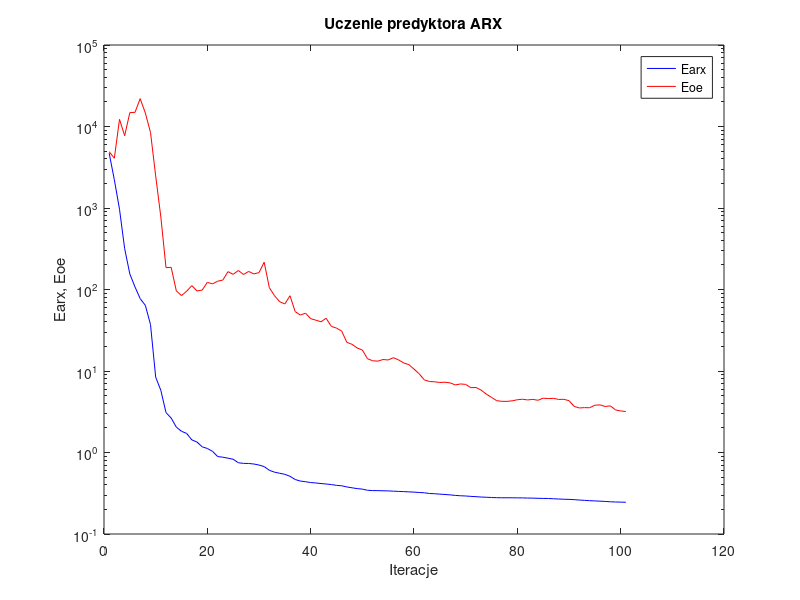
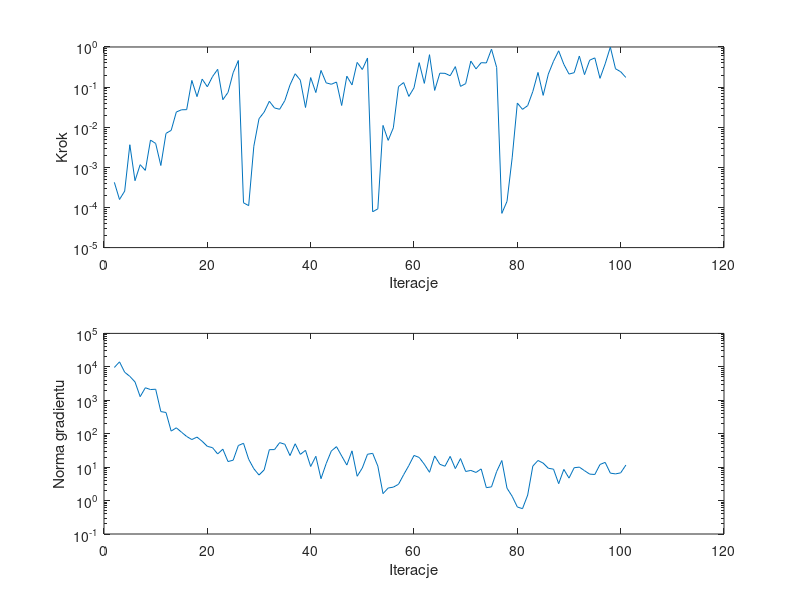

These charts were generated, in order, by the following MATLAB code:
%uczenie predyktora arx
clear all;
n=0; farx(n+1)=4.699213e+003; foe(n+1)=4.904655e+003; wspucz(n+1)=0.000000e+000; ng(n+1)=0.000000e+000;
%odnowa zmiennej metryki
n=1; farx(n+1)=2.222836e+003; foe(n+1)=4.080967e+003; krok(n+1)=4.233525e-004; ng(n+1)=9.559610e+003;
n=2; farx(n+1)=9.656271e+002; foe(n+1)=1.224006e+004; krok(n+1)=1.582138e-004; ng(n+1)=1.410208e+004;
n=3; farx(n+1)=3.167117e+002; foe(n+1)=7.718392e+003; krok(n+1)=2.556540e-004; ng(n+1)=6.899378e+003;
n=4; farx(n+1)=1.550110e+002; foe(n+1)=1.479747e+004; krok(n+1)=3.660956e-003; ng(n+1)=5.182368e+003;
n=5; farx(n+1)=1.075137e+002; foe(n+1)=1.492047e+004; krok(n+1)=4.651747e-004; ng(n+1)=3.538211e+003;
n=6; farx(n+1)=7.723355e+001; foe(n+1)=2.196838e+004; krok(n+1)=1.166078e-003; ng(n+1)=1.281428e+003;
n=7; farx(n+1)=6.394005e+001; foe(n+1)=1.465132e+004; krok(n+1)=8.410247e-004; ng(n+1)=2.365319e+003;
n=8; farx(n+1)=3.713572e+001; foe(n+1)=8.457099e+003; krok(n+1)=4.782427e-003; ng(n+1)=2.091894e+003;
n=9; farx(n+1)=8.416732e+000; foe(n+1)=2.481396e+003; krok(n+1)=3.937497e-003; ng(n+1)=2.138025e+003;
n=10; farx(n+1)=5.786168e+000; foe(n+1)=7.765409e+002; krok(n+1)=1.111857e-003; ng(n+1)=4.583022e+002;
n=11; farx(n+1)=3.089128e+000; foe(n+1)=1.855486e+002; krok(n+1)=7.029269e-003; ng(n+1)=4.313472e+002;
n=12; farx(n+1)=2.646664e+000; foe(n+1)=1.868128e+002; krok(n+1)=8.349282e-003; ng(n+1)=1.195581e+002;
n=13; farx(n+1)=2.047647e+000; foe(n+1)=9.609911e+001; krok(n+1)=2.398987e-002; ng(n+1)=1.499398e+002;
n=14; farx(n+1)=1.821321e+000; foe(n+1)=8.421423e+001; krok(n+1)=2.721013e-002; ng(n+1)=1.110010e+002;
n=15; farx(n+1)=1.712905e+000; foe(n+1)=9.528886e+001; krok(n+1)=2.741202e-002; ng(n+1)=8.262428e+001;
n=16; farx(n+1)=1.429047e+000; foe(n+1)=1.116135e+002; krok(n+1)=1.467726e-001; ng(n+1)=6.680286e+001;
n=17; farx(n+1)=1.343599e+000; foe(n+1)=9.601689e+001; krok(n+1)=5.793922e-002; ng(n+1)=7.919153e+001;
n=18; farx(n+1)=1.174725e+000; foe(n+1)=9.835423e+001; krok(n+1)=1.580662e-001; ng(n+1)=5.935361e+001;
n=19; farx(n+1)=1.120215e+000; foe(n+1)=1.224572e+002; krok(n+1)=1.019950e-001; ng(n+1)=4.182709e+001;
n=20; farx(n+1)=1.034023e+000; foe(n+1)=1.172899e+002; krok(n+1)=1.827549e-001; ng(n+1)=3.824098e+001;
n=21; farx(n+1)=8.920273e-001; foe(n+1)=1.264877e+002; krok(n+1)=2.775080e-001; ng(n+1)=2.476007e+001;
n=22; farx(n+1)=8.756877e-001; foe(n+1)=1.306425e+002; krok(n+1)=4.852216e-002; ng(n+1)=3.447602e+001;
n=23; farx(n+1)=8.517571e-001; foe(n+1)=1.657119e+002; krok(n+1)=7.356694e-002; ng(n+1)=1.468851e+001;
n=24; farx(n+1)=8.261369e-001; foe(n+1)=1.534830e+002; krok(n+1)=2.286351e-001; ng(n+1)=1.612564e+001;
n=25; farx(n+1)=7.485881e-001; foe(n+1)=1.710389e+002; krok(n+1)=4.602673e-001; ng(n+1)=4.429250e+001;
%odnowa zmiennej metryki
n=26; farx(n+1)=7.353731e-001; foe(n+1)=1.529110e+002; krok(n+1)=1.307587e-004; ng(n+1)=5.167625e+001;
n=27; farx(n+1)=7.337518e-001; foe(n+1)=1.665397e+002; krok(n+1)=1.112345e-004; ng(n+1)=1.722013e+001;
n=28; farx(n+1)=7.224180e-001; foe(n+1)=1.555060e+002; krok(n+1)=3.364099e-003; ng(n+1)=8.952249e+000;
n=29; farx(n+1)=7.019274e-001; foe(n+1)=1.610520e+002; krok(n+1)=1.631060e-002; ng(n+1)=5.802868e+000;
n=30; farx(n+1)=6.715673e-001; foe(n+1)=2.160800e+002; krok(n+1)=2.384691e-002; ng(n+1)=8.270606e+000;
n=31; farx(n+1)=6.054611e-001; foe(n+1)=1.052777e+002; krok(n+1)=4.438543e-002; ng(n+1)=3.328071e+001;
n=32; farx(n+1)=5.736288e-001; foe(n+1)=8.397161e+001; krok(n+1)=3.022871e-002; ng(n+1)=3.346368e+001;
n=33; farx(n+1)=5.564496e-001; foe(n+1)=7.086406e+001; krok(n+1)=2.803148e-002; ng(n+1)=5.409134e+001;
n=34; farx(n+1)=5.397710e-001; foe(n+1)=6.646102e+001; krok(n+1)=4.614317e-002; ng(n+1)=4.830373e+001;
n=35; farx(n+1)=5.106961e-001; foe(n+1)=8.387835e+001; krok(n+1)=1.134226e-001; ng(n+1)=2.214864e+001;
n=36; farx(n+1)=4.664173e-001; foe(n+1)=5.355693e+001; krok(n+1)=2.152723e-001; ng(n+1)=4.999906e+001;
n=37; farx(n+1)=4.463239e-001; foe(n+1)=4.857784e+001; krok(n+1)=1.487872e-001; ng(n+1)=2.408038e+001;
n=38; farx(n+1)=4.379147e-001; foe(n+1)=5.122064e+001; krok(n+1)=3.103068e-002; ng(n+1)=3.181273e+001;
n=39; farx(n+1)=4.280157e-001; foe(n+1)=4.393119e+001; krok(n+1)=1.728699e-001; ng(n+1)=1.045639e+001;
n=40; farx(n+1)=4.227462e-001; foe(n+1)=4.200296e+001; krok(n+1)=7.317146e-002; ng(n+1)=2.108959e+001;
n=41; farx(n+1)=4.162062e-001; foe(n+1)=4.019422e+001; krok(n+1)=2.601807e-001; ng(n+1)=4.507587e+000;
n=42; farx(n+1)=4.107534e-001; foe(n+1)=4.437126e+001; krok(n+1)=1.277097e-001; ng(n+1)=1.275710e+001;
n=43; farx(n+1)=4.042206e-001; foe(n+1)=3.527925e+001; krok(n+1)=1.176675e-001; ng(n+1)=3.040054e+001;
n=44; farx(n+1)=3.952908e-001; foe(n+1)=3.358683e+001; krok(n+1)=1.338969e-001; ng(n+1)=4.097558e+001;
n=45; farx(n+1)=3.905354e-001; foe(n+1)=3.092654e+001; krok(n+1)=3.482091e-002; ng(n+1)=2.160693e+001;
n=46; farx(n+1)=3.780026e-001; foe(n+1)=2.249011e+001; krok(n+1)=1.871606e-001; ng(n+1)=1.154574e+001;
n=47; farx(n+1)=3.689558e-001; foe(n+1)=2.125078e+001; krok(n+1)=1.134226e-001; ng(n+1)=3.070248e+001;
n=48; farx(n+1)=3.605543e-001; foe(n+1)=1.916245e+001; krok(n+1)=4.128102e-001; ng(n+1)=5.336793e+000;
n=49; farx(n+1)=3.555066e-001; foe(n+1)=1.809155e+001; krok(n+1)=2.745494e-001; ng(n+1)=9.467329e+000;
n=50; farx(n+1)=3.439952e-001; foe(n+1)=1.415476e+001; krok(n+1)=5.316748e-001; ng(n+1)=2.427294e+001;
%odnowa zmiennej metryki
n=51; farx(n+1)=3.410985e-001; foe(n+1)=1.335294e+001; krok(n+1)=7.813213e-005; ng(n+1)=2.584300e+001;
n=52; farx(n+1)=3.406635e-001; foe(n+1)=1.321294e+001; krok(n+1)=9.242591e-005; ng(n+1)=1.073790e+001;
n=53; farx(n+1)=3.390363e-001; foe(n+1)=1.383812e+001; krok(n+1)=1.109636e-002; ng(n+1)=1.612991e+000;
n=54; farx(n+1)=3.379390e-001; foe(n+1)=1.365036e+001; krok(n+1)=4.696827e-003; ng(n+1)=2.374114e+000;
n=55; farx(n+1)=3.354782e-001; foe(n+1)=1.456059e+001; krok(n+1)=9.659422e-003; ng(n+1)=2.522139e+000;
n=56; farx(n+1)=3.332221e-001; foe(n+1)=1.371294e+001; krok(n+1)=1.031518e-001; ng(n+1)=3.067275e+000;
n=57; farx(n+1)=3.312383e-001; foe(n+1)=1.254727e+001; krok(n+1)=1.297775e-001; ng(n+1)=5.958680e+000;
n=58; farx(n+1)=3.288967e-001; foe(n+1)=1.197720e+001; krok(n+1)=5.857529e-002; ng(n+1)=1.115250e+001;
n=59; farx(n+1)=3.266300e-001; foe(n+1)=1.055759e+001; krok(n+1)=9.599621e-002; ng(n+1)=2.237220e+001;
n=60; farx(n+1)=3.231395e-001; foe(n+1)=9.245918e+000; krok(n+1)=4.063898e-001; ng(n+1)=1.948195e+001;
n=61; farx(n+1)=3.204519e-001; foe(n+1)=7.784124e+000; krok(n+1)=1.238533e-001; ng(n+1)=1.218282e+001;
n=62; farx(n+1)=3.141019e-001; foe(n+1)=7.431221e+000; krok(n+1)=6.428475e-001; ng(n+1)=7.007722e+000;
n=63; farx(n+1)=3.121322e-001; foe(n+1)=7.370601e+000; krok(n+1)=8.268560e-002; ng(n+1)=2.160540e+001;
n=64; farx(n+1)=3.083618e-001; foe(n+1)=7.232279e+000; krok(n+1)=2.223238e-001; ng(n+1)=1.216326e+001;
n=65; farx(n+1)=3.054298e-001; foe(n+1)=7.289024e+000; krok(n+1)=2.203031e-001; ng(n+1)=1.062324e+001;
n=66; farx(n+1)=3.020478e-001; foe(n+1)=7.147968e+000; krok(n+1)=1.919924e-001; ng(n+1)=2.095020e+001;
n=67; farx(n+1)=2.974623e-001; foe(n+1)=6.751535e+000; krok(n+1)=3.240219e-001; ng(n+1)=9.041102e+000;
n=68; farx(n+1)=2.945805e-001; foe(n+1)=6.936621e+000; krok(n+1)=1.042621e-001; ng(n+1)=1.803818e+001;
n=69; farx(n+1)=2.927469e-001; foe(n+1)=6.850491e+000; krok(n+1)=1.221144e-001; ng(n+1)=7.412466e+000;
n=70; farx(n+1)=2.895269e-001; foe(n+1)=6.243938e+000; krok(n+1)=4.461224e-001; ng(n+1)=7.974169e+000;
n=71; farx(n+1)=2.870931e-001; foe(n+1)=6.277264e+000; krok(n+1)=2.846355e-001; ng(n+1)=6.933669e+000;
n=72; farx(n+1)=2.840554e-001; foe(n+1)=5.822634e+000; krok(n+1)=4.063898e-001; ng(n+1)=8.854590e+000;
n=73; farx(n+1)=2.825261e-001; foe(n+1)=5.199864e+000; krok(n+1)=4.004429e-001; ng(n+1)=2.432204e+000;
n=74; farx(n+1)=2.803651e-001; foe(n+1)=4.749675e+000; krok(n+1)=8.838889e-001; ng(n+1)=2.570485e+000;
n=75; farx(n+1)=2.790596e-001; foe(n+1)=4.322998e+000; krok(n+1)=3.076393e-001; ng(n+1)=7.413552e+000;
%odnowa zmiennej metryki
n=76; farx(n+1)=2.783661e-001; foe(n+1)=4.246338e+000; krok(n+1)=7.131570e-005; ng(n+1)=1.576301e+001;
n=77; farx(n+1)=2.783333e-001; foe(n+1)=4.239462e+000; krok(n+1)=1.419195e-004; ng(n+1)=2.343834e+000;
n=78; farx(n+1)=2.782095e-001; foe(n+1)=4.306045e+000; krok(n+1)=1.726346e-003; ng(n+1)=1.340854e+000;
n=79; farx(n+1)=2.776127e-001; foe(n+1)=4.440712e+000; krok(n+1)=4.000365e-002; ng(n+1)=6.427584e-001;
n=80; farx(n+1)=2.773039e-001; foe(n+1)=4.501207e+000; krok(n+1)=2.788178e-002; ng(n+1)=5.722896e-001;
n=81; farx(n+1)=2.760651e-001; foe(n+1)=4.416558e+000; krok(n+1)=3.452721e-002; ng(n+1)=1.458928e+000;
n=82; farx(n+1)=2.756259e-001; foe(n+1)=4.486226e+000; krok(n+1)=7.799474e-002; ng(n+1)=1.076706e+001;
n=83; farx(n+1)=2.741502e-001; foe(n+1)=4.373348e+000; krok(n+1)=2.320583e-001; ng(n+1)=1.580279e+001;
n=84; farx(n+1)=2.733245e-001; foe(n+1)=4.640503e+000; krok(n+1)=6.224674e-002; ng(n+1)=1.319155e+001;
n=85; farx(n+1)=2.728116e-001; foe(n+1)=4.588279e+000; krok(n+1)=2.114117e-001; ng(n+1)=9.250433e+000;
n=86; farx(n+1)=2.706620e-001; foe(n+1)=4.621172e+000; krok(n+1)=4.406235e-001; ng(n+1)=8.701722e+000;
n=87; farx(n+1)=2.687127e-001; foe(n+1)=4.477853e+000; krok(n+1)=8.029948e-001; ng(n+1)=3.200545e+000;
n=88; farx(n+1)=2.670004e-001; foe(n+1)=4.495184e+000; krok(n+1)=3.691454e-001; ng(n+1)=8.551262e+000;
n=89; farx(n+1)=2.660755e-001; foe(n+1)=4.324594e+000; krok(n+1)=2.114117e-001; ng(n+1)=4.696505e+000;
n=90; farx(n+1)=2.640069e-001; foe(n+1)=3.680910e+000; krok(n+1)=2.286351e-001; ng(n+1)=9.613455e+000;
n=91; farx(n+1)=2.610691e-001; foe(n+1)=3.519542e+000; krok(n+1)=5.956610e-001; ng(n+1)=9.993829e+000;
n=92; farx(n+1)=2.587278e-001; foe(n+1)=3.553811e+000; krok(n+1)=2.048545e-001; ng(n+1)=7.839376e+000;
n=93; farx(n+1)=2.565115e-001; foe(n+1)=3.540309e+000; krok(n+1)=4.686024e-001; ng(n+1)=6.186798e+000;
n=94; farx(n+1)=2.544932e-001; foe(n+1)=3.804211e+000; krok(n+1)=5.352197e-001; ng(n+1)=6.025591e+000;
n=95; farx(n+1)=2.528805e-001; foe(n+1)=3.840820e+000; krok(n+1)=1.653712e-001; ng(n+1)=1.201417e+001;
n=96; farx(n+1)=2.509942e-001; foe(n+1)=3.670708e+000; krok(n+1)=3.806077e-001; ng(n+1)=1.387347e+001;
n=97; farx(n+1)=2.485167e-001; foe(n+1)=3.734858e+000; krok(n+1)=9.934522e-001; ng(n+1)=6.611355e+000;
n=98; farx(n+1)=2.470211e-001; foe(n+1)=3.330943e+000; krok(n+1)=2.863419e-001; ng(n+1)=6.278982e+000;
n=99; farx(n+1)=2.462501e-001; foe(n+1)=3.234869e+000; krok(n+1)=2.418674e-001; ng(n+1)=6.743065e+000;
n=100; farx(n+1)=2.451061e-001; foe(n+1)=3.181849e+000; krok(n+1)=1.738735e-001; ng(n+1)=1.147346e+001;

figure; semilogy(farx,'b'); hold on; semilogy(foe,'r'); xlabel('Iteracje'); ylabel('Earx, Eoe'); legend('Earx','Eoe'); title('Uczenie predyktora ARX');
figure; subplot(2,1,1); semilogy(krok); xlabel('Iteracje'); ylabel('Krok');
subplot(2,1,2); semilogy(ng); xlabel('Iteracje'); ylabel('Norma gradientu');
Earx=farx(n+1)
Eoe=foe(n+1)
